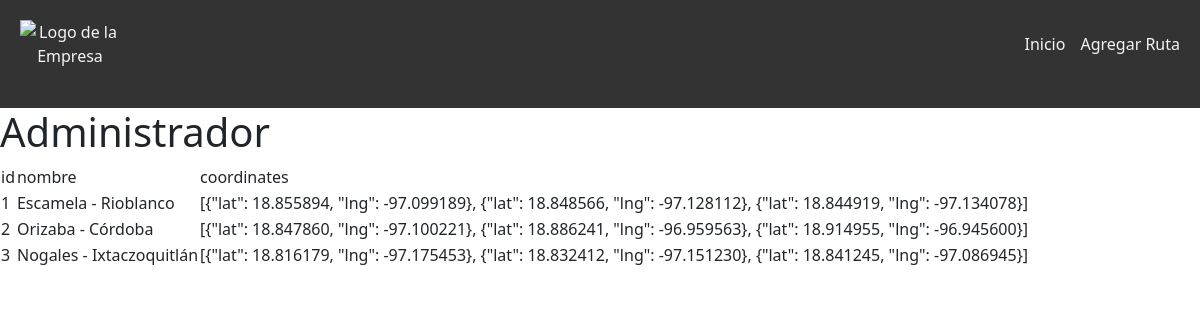
/view/admin.php (signed in), run on the app's committed database.
### tables this page shows
CREATE TABLE `routes` (
  `id` int(11) NOT NULL,
  `nombre` longtext NOT NULL,
  `coordinates` longtext NOT NULL CHECK (json_valid(`coordinates`))
);

### model/bd_rutas.php (called while the page is built, shortened)
<?php
    include_once realpath(dirname(__FILE__)."/../class/rutas.php");
    class bd_ruta extends BaseDatos {
        public function lista_ruta() {
            $sql = "SELECT * FROM `routes` order by id";
            $con = $this->getBD();
            $resultado = $con->query($sql);
            if ($resultado->num_rows>0) {
                for($i=0; $i < $resultado->num_rows; $i++) {
                    $renglon = $resultado->fetch_assoc();
                    $dato_tabla = new rutas($renglon);
                    $dato_tabla->setid($dato_tabla->getid());
                    $dato_tabla->setnombre($dato_tabla->getnombre());
                    $dato_tabla->setcoordinates($dato_tabla->getcoordinates());
                    $lista_dbo_dbo_usuarios[$i] = $dato_tabla;
                }
            }
            return $lista_dbo_dbo_usuarios;
        }
    }
?>

### class/rutas.php (called while the page is built, shortened)
<?php
    class rutas extends base {
	protected $id;
	protected $nombre;
	protected $coordinates;
    public function getid() {
        return $this->id;
    }
    public function setid($id) {
        $this->id = $id;
    }
    public function getnombre() {
        return $this->nombre;
    }
    public function setnombre($nombre) {
        $this->nombre = $nombre;
    }
    public function getcoordinates() {
        return $this->coordinates;
    }
    public function setcoordinates($coordinates) {
        $this->coordinates = $coordinates;
    }
    }
?>

### view/admin.php (the view, shortened to what this page needs)
<?php
include_once(dirname(__FILE__)."/../model/bd_rutas.php");
$midato    = new bd_ruta();
$lista_ruta = $midato->lista_ruta();
?>
<!DOCTYPE html>
<html>
<head>
    <link rel="stylesheet" href="./../css/style.css">
    <link rel="stylesheet" href="https://stackpath.bootstrapcdn.com/bootstrap/5.3.0/css/bootstrap.min.css">
</head>
<body>
    <header>
        <nav>
            <img src="logo.png" alt="Logo de la Empresa" class="logo">
            <ul>
                <li><a href="admin.php"> <i class="bi bi-house-door"></i> Inicio</a></li>
                <li><a href="#addRoute" data-bs-toggle="modal" data-bs-target="#addRouteModal"> <i class="bi bi-plus-circle"></i> Agregar Ruta</a></li>
            </ul>
        </nav>
    </header>
    <main>
        <h1>Administrador</h1>
        <table id="datos" class="tabla">
            <thead>
                <tr class="tabla__fila1">
                    <td>id</td>
                    <td>nombre</td>
                    <td>coordinates</td>
                </tr>
            </thead>
            <tbody>
                <?php for ($i=0; $i<count($lista_ruta); $i++) { ?>
                    <tr>
                            <td><?php echo $lista_ruta[$i]->getid(); ?></td>
                            <td><?php echo $lista_ruta[$i]->getnombre(); ?></td>
                            <td><?php echo $lista_ruta[$i]->getcoordinates(); ?></td>
                    </tr>
                <?php } ?>
            </tbody>
        </table>
    </main>
</body>
</html>

### css/style.css (style rules this page uses)
:root { --color-principal: #333; --color-secundario: #555; --color-acento: #f4f4f4; --espaciado: 20px; --color-nav-hover: #666; --color-nav-active: #f4f4f4; }
html, body { height: 100%; margin: 0; padding: 0; font-family: Arial, sans-serif; color: var(--color-secundario); }
body { display: flex; flex-direction: column; }
header { background-color: var(--color-principal); color: var(--color-acento); text-align: center; padding: var(--espaciado); position: relative; }
header nav { display: flex; justify-content: space-between; align-items: center; padding-bottom: var(--espaciado); background-color: var(--color-principal); }
header .logo { width: 100px; }
header ul { list-style: none; padding: 0; margin: 0; display: flex; gap: 15px; }
header ul li { display: inline; }
header ul li a { color: var(--color-acento); text-decoration: none; transition: color 0.3s ease; }
main { flex: 1; }

### data on the page
routes: id "1", nombre "Escamela - Rioblanco", coordinates "[{\"lat\": 18.855894, \"lng\": -97.099189}, {\"lat\": 18.848566, \"lng\": -97.128112}, {\"lat\": 18.844919, \"lng\": -97.134078}]"
routes: id "2", nombre "Orizaba - Córdoba", coordinates "[{\"lat\": 18.847860, \"lng\": -97.100221}, {\"lat\": 18.886241, \"lng\": -96.959563}, {\"lat\": 18.914955, \"lng\": -96.945600}]"
routes: id "3", nombre "Nogales - Ixtaczoquitlán", coordinates "[{\"lat\": 18.816179, \"lng\": -97.175453}, {\"lat\": 18.832412, \"lng\": -97.151230}, {\"lat\": 18.841245, \"lng\": -97.086945}]"
